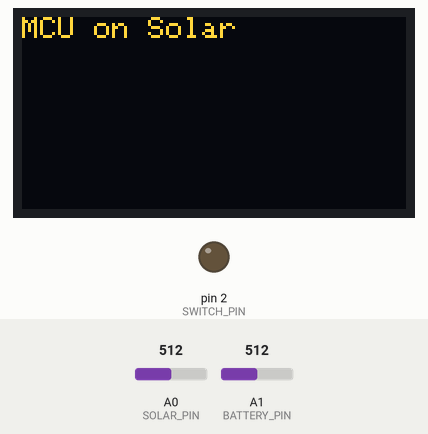
Simulated run of this sketch. Board: Arduino Uno, built with avr-gcc and run on an emulated ATmega328P. Shown: 128×64 one-colour display, output pins drawn as LEDs (lit = HIGH). The test bench sets the inputs (shaded band); at power-on: A0 (SOLAR_PIN) = 512, A1 (BATTERY_PIN) = 512. The OLED is the two-colour kind (top 16 rows yellow); what the sketch prints to the serial monitor is not drawn.

Above: at 1.8 s.
1.9 s: A0 (SOLAR_PIN) set to 525
At 3.3 s:
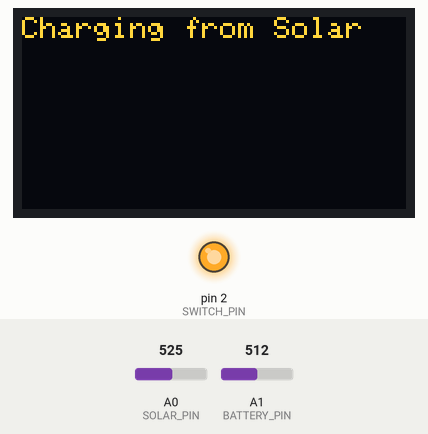
3.6 s: A0 (SOLAR_PIN) set to 268
5.3 s: A0 (SOLAR_PIN) set to 242
At 7.1 s:
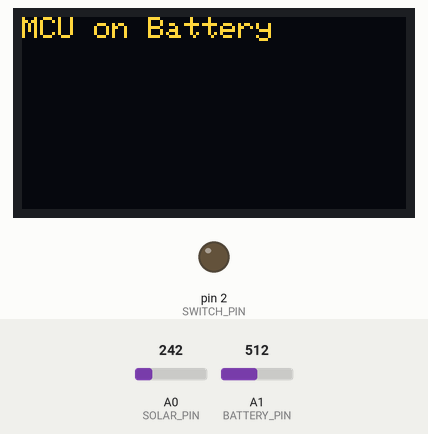
7.7 s: A0 (SOLAR_PIN) set to 306
At 9.4 s:
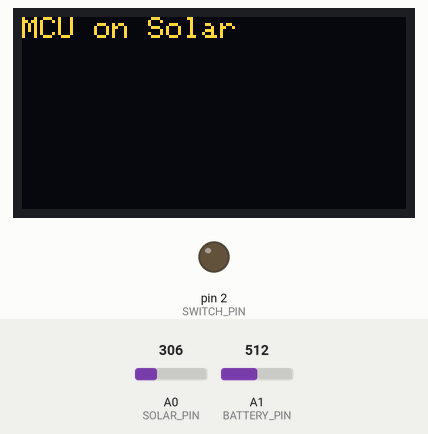
9.7 s: A0 (SOLAR_PIN) set to 122
At 10.8 s:
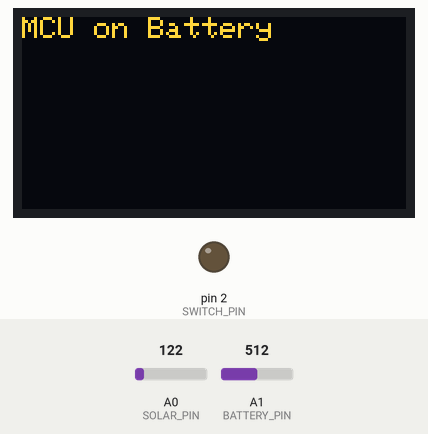
11.8 s: A0 (SOLAR_PIN) set to 511
At 13.2 s:
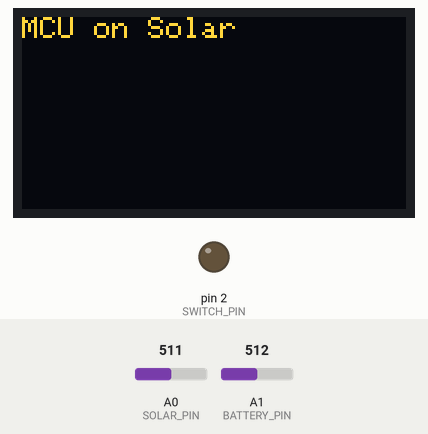
Timing chart, 0 to 14.8 s (numbered marks = the images above; inputs shaded):
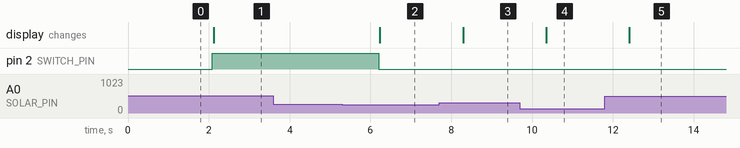

Measured:
- the behaviour switches between 512 and 513 on A0 (SOLAR_PIN) (found by bisection; images 0 and 1)
- the behaviour switches between 256 and 255 on A0 (SOLAR_PIN) (found by bisection; images 1 and 2)
- after the input at 1.9 s, pin 2 (SWITCH_PIN): LOW → HIGH after 0.19 s; the display: changes after 0.22 s (image 1)
- after the input at 3.6 s, every drawn part: stays the same
- after the input at 5.3 s, pin 2 (SWITCH_PIN): HIGH → LOW after 0.91 s; the display: changes after 0.94 s (image 2)
- after the input at 7.7 s, the display: changes after 0.59 s (image 3)
- after the input at 9.7 s, the display: changes after 0.65 s (image 4)
- after the input at 11.8 s, the display: changes after 0.61 s (image 5)

The sketch:

mirco_lab4_part2_3.ino
```cpp
/*
Q2 – You are responsible to design a solar charge controller code using your embedded platform with the
specifications below:
a) The system has a battery, a solar panel, a microcontroller, and a controllable switching element
(such as a power multiplexer or analog switch IC).
b) If the voltage output of the solar panel is greater than 2.5V, then the microcontroller power is
supplied from the solar panel.
c) If the voltage level of the solar panel is lower than 2.5V, then the battery will supply power to the
microcontroller.
d) If the voltage level of the battery drops below the voltage of the solar panel, then the switching
element connects the battery to the solar panel.
e) Provide a block diagram of this system.
f) For software purposes, since we don’t have a access to a controllable switching element, use the
OLED display to indicate how the power is routed in the system.
Q3 – The solar charge controller specifications in Q2 have a major issue, the system never has the chance
to charge the battery fully.
a) Improve the code from Q2 to allow charging the battery fully before switching the solar panels
back to the microcontroller.
[Note: if for some reason your solution in Q2 addresses this issue, disregard this question]
*/
#include <Wire.h> // I2C communication
#include <Adafruit_SSD1306.h> // OLED display

#define SCREEN_WIDTH 128
#define SCREEN_HEIGHT 64
// Initialize OLED display with width, height, and I2C interface
Adafruit_SSD1306 display(SCREEN_WIDTH, SCREEN_HEIGHT, &Wire, -1);

// Define analog pins for voltage readings
#define SOLAR_PIN A0   // Analog pin to read solar panel voltage
#define BATTERY_PIN A1 // Analog pin to read battery voltage
#define SWITCH_PIN 2   // Digital pin for switching element (simulated)

const float thresholdVoltage = 2.5; // Voltage threshold for switching logic
bool isCharging = false; // Variable to track charging status

void setup() {
    pinMode(SWITCH_PIN, OUTPUT); // Set switching pin as output
    digitalWrite(SWITCH_PIN, LOW); // Initialize switching pin to LOW
    Serial.begin(9600); // Start serial communication for debugging

    // Initialize OLED display
    display.begin(SSD1306_SWITCHCAPVCC, 0x3C);
    display.clearDisplay();
}

void loop() {
    // Read and convert analog voltage from solar panel and battery
    float solarVoltage = analogRead(SOLAR_PIN) * 0.009775; // Convert ADC value to voltage
    float batteryVoltage = analogRead(BATTERY_PIN) * 0.009775; // Convert ADC value to voltage

    // Print values to serial monitor for debugging
    Serial.print("Solar: "); Serial.print(solarVoltage); Serial.print("V, ");
    Serial.print("Battery: "); Serial.print(batteryVoltage); Serial.println("V");

    display.clearDisplay(); //Clear screen
    display.setTextSize(1); //text size
    display.setTextColor(WHITE); //text color
    display.setCursor(0, 0); // cursor position

    // Determine power source and charging status
    if (solarVoltage > thresholdVoltage) {
        if (isCharging || batteryVoltage < solarVoltage) {
            isCharging = true; // charging mode
            digitalWrite(SWITCH_PIN, HIGH); // battery charging
            display.println("Charging from Solar"); // read message
        } else {
            digitalWrite(SWITCH_PIN, LOW); // Switch power
            display.println("MCU on Solar"); // display message
        }
    } else {
        isCharging = false; // Stop charging
        digitalWrite(SWITCH_PIN, LOW); // Switch power to battery
        display.println("MCU on Battery"); // Display message
    }

    display.display(); // Update OLED screen
    delay(1000); // Wait 1 second before next update
}
```
